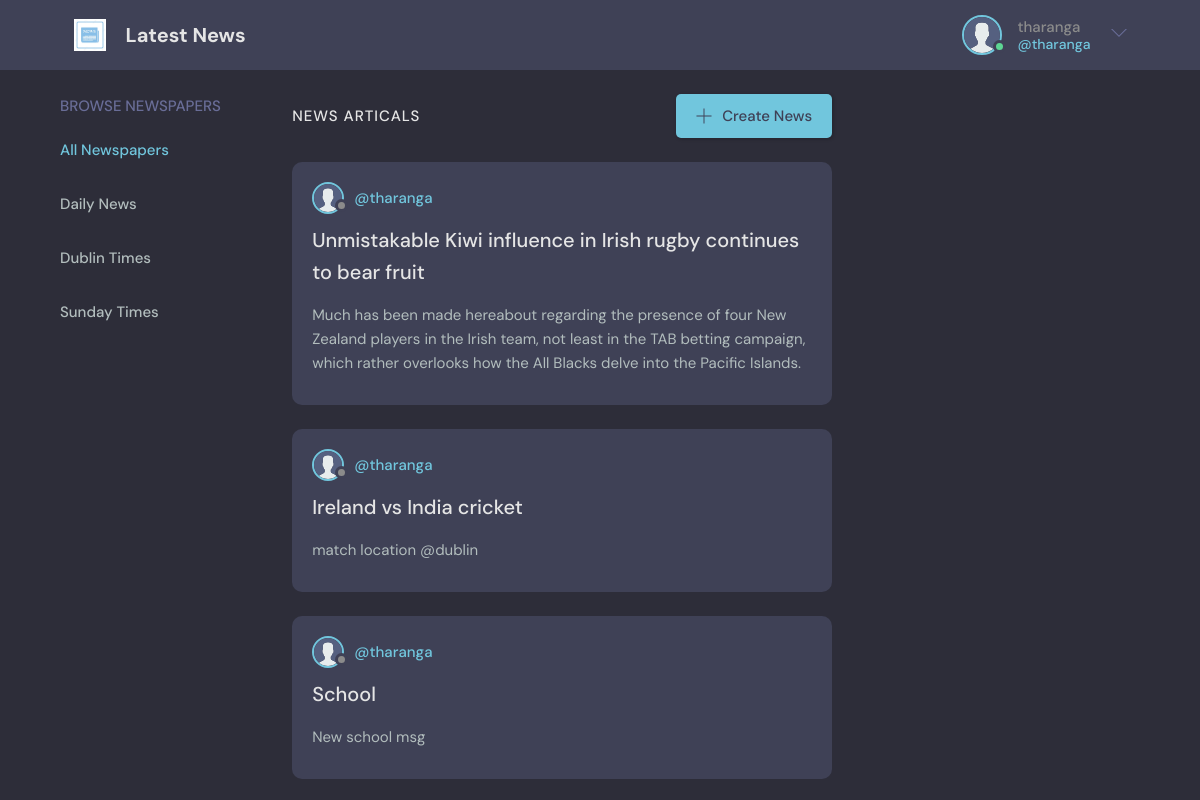
The app's page / (signed in) with its own data.
### base/models.py (models this page shows, shortened)
class NewspaperTitle(models.Model):
    name = models.CharField(max_length=100)

class NewsArtical(models.Model):
    newsAdmin = models.ForeignKey(User, on_delete=models.SET_NULL, null=True)
    newspaperTitle = models.ForeignKey(NewspaperTitle, on_delete=models.SET_NULL, null=True)
    name = models.CharField(max_length=100)
    descriptoin = models.TextField(null=True, blank=True)
    subscribers = models.ManyToManyField(
        User, related_name='subscribers', blank=True
    )
    updatedAt = models.DateTimeField(auto_now=True)
    createdAt = models.DateTimeField(auto_now_add=True)
    class Meta:
        ordering = ['-updatedAt']

### base/views.py (the view)
# urls.py: path('', views.home, name="home"),
@login_required(login_url="login")
def home(request):
    newspaperName = request.GET.get('newspapername') if request.GET.get('newspapername') != None else ''
    newspapers = NewsArtical.objects.filter(newspaperTitle__name__icontains=newspaperName)
    newspaperTitles = NewspaperTitle.objects.all()
    data = {'newspapers':newspapers, 'newspaperTitles': newspaperTitles}
    return render(request, 'base/home.html', data)

### base/templates/base/home.html (shortened to what this page needs)
{% extends 'main.html' %}
{% block content %}
<main class="layout layout--3">
  <div class="container">
    {% include 'base/newspaper_component.html' %}
    <div class="roomList">
      <div class="roomList__header">
        <div>
          <h2>News Articals</h2>
        </div>
        {% if request.user.is_staff %}
        <a class="btn btn--main" href="{% url 'create-newspaper'%}">
          <svg version="1.1" xmlns="http://www.w3.org/2000/svg" width="32" height="32" viewBox="0 0 32 32">
            <title>add</title>
            <path
              d="M16.943 0.943h-1.885v14.115h-14.115v1.885h14.115v14.115h1.885v-14.115h14.115v-1.885h-14.115v-14.115z">
            </path>
          </svg>
          Create News
        </a>
        {% endif %}
      </div>
      {% include 'base/news_artical_component.html' %}
    </div>
  </div>
</main>
{% endblock %}

### templates/navbar.html (shortened to what this page needs)
{% load static %}
<header class="header header--loggedIn">
    <div class="container">
      <a href="{% url 'home'%}" class="header__logo">
        <img src="{% static 'images/newslogo.webp' %}" />
        <h1>Latest News</h1>
      </a>
      <nav class="header__menu">
        {% if request.user.is_authenticated %}
        <div class="header__user">
          <a href="{% url 'update-user' %}">
            <div class="avatar avatar--medium active">
              <img src="{% static 'images/avatar.svg' %}" />
            </div>
            <p>{{request.user.username}} <span>@{{request.user.username}}</span></p>
          </a>
          <button class="dropdown-button">
            <svg version="1.1" xmlns="http://www.w3.org/2000/svg" width="32" height="32" viewBox="0 0 32 32">
              <title>chevron-down</title>
              <path d="M16 21l-13-13h-3l16 16 16-16h-3l-13 13z"></path>
            </svg>
          </button>
        </div>
        {% else %}
        <a href="{% url 'login' %}">
          <img src="{% static 'images/user.svg' %}" />
          <p>Login</p>
        </a>
        {% endif %}
      </nav>
    </div>
  </header>

### base/templates/base/newspaper_component.html
<div class="topics">
    <div class="topics__header">
      <h2>Browse Newspapers</h2>
    </div>
    <ul class="topics__list">
      <li>
        <a href="{% url 'home'%}" class="active">All Newspapers </a>
      </li>
      {% for newspaperTitle in newspaperTitles%}
        <li>
            <a href="{% url 'home' %}?newspapername={{newspaperTitle.name}}">{{newspaperTitle.name}} </a>
        </li>
      {% endfor %}
    </ul>
  </div>

### base/templates/base/news_artical_component.html (shortened to what this page needs)
{% load static %}
{% for newspaper in newspapers %}
<div class="roomListRoom">
    <div class="roomListRoom__header">
        <a href="{% url 'user-profile' newspaper.newsAdmin.id %}" class="roomListRoom__author">
            <div class="avatar avatar--small">
                <img src="{% static 'images/avatar.svg' %}" />
            </div>
            <span>@{{newspaper.newsAdmin.username}}</span>
        </a>
    </div>
    <div class="roomListRoom__content">
        <a href="{% url 'newspaper' newspaper.id%}">{{newspaper.name}}</a>
        <p>
            {{newspaper.descriptoin}}
        </p>
    </div>
</div>
{% endfor %}

### static/css/style.css (style rules this page uses)
:root { --color-main: #71c6dd; --color-main-light: #e1f6fb; --color-dark: #3f4156; --color-dark-medium: #51546e; --color-dark-light: #696d97; --color-light: #e5e5e5; --color-gray: #8b8b8b; --color-light-gray: #b2bdbd; --color-bg: #2d2d39; --color-success: #5dd693; --color-error: #fc4b0b; }
* { font-family: "DM Sans", -apple-system, BlinkMacSystemFont, "Segoe UI", Roboto, Oxygen, Ubuntu, Cantarell, "Open Sans", "Helvetica Neue", sans-serif; margin: 0; padding: 0; box-sizing: border-box; text-rendering: optimizeLegibility; font-size: inherit; }
html { font-size: 56.25%; }
@media only screen and (min-width: 1200px) { html { font-size: 62.5%; } }
body { line-height: 1.6; font-weight: 400; font-size: 1.5rem; color: var(--color-light-gray); background-color: var(--color-bg); min-height: 100vh; }
img { width: 100%; }
a { display: inline-block; color: var(--color-main); text-decoration: none; }
.container { max-width: 120rem; width: 90%; margin: auto; }
.btn { background-color: transparent; border: none; display: inline-flex; align-items: center; gap: 1rem; cursor: pointer; transition: all ease-in-out 0.3s; padding: 1rem 2rem; border-radius: 5px; box-shadow: 1px 1px 3px 1px rgba(0, 0, 0, 0.15); font-weight: 500; }
.btn--main { background-color: var(--color-main); color: var(--color-dark); }
.btn > svg { fill: currentColor; width: 1.6rem; height: 1.6rem; }
.avatar { position: relative; display: inline-block; border-radius: 50%; border: 2px solid var(--color-main); }
.avatar img { display: block; border-radius: 50%; object-fit: cover; object-position: center; }
.avatar::after { content: ""; display: block; position: absolute; background-color: var(--color-gray); z-index: 111; border-radius: 50%; border: 0.3rem solid var(--color-dark); }
.avatar.active::after { background-color: var(--color-success); }
.avatar.avatar--small img { width: 2.8rem; height: 2.8rem; }
.avatar.avatar--small:after { width: 0.7rem; height: 0.7rem; bottom: 0px; right: -6px; }
.avatar.avatar--medium img { width: 3.6rem; height: 3.6rem; border-radius: 50%; }
.avatar.avatar--medium:after { width: 0.7rem; height: 0.7rem; bottom: 0px; right: -6px; }
.header { padding: 1.5rem; background-color: var(--color-dark); }
.header > .container { display: flex; gap: 9.5rem; }
.header__logo, .header__user { display: flex; gap: 2rem; align-items: center; }
.header__logo > img { height: 3.2rem; width: 3.2rem; }
.header__logo > h1 { font-weight: 700; font-size: 2rem; color: var(--color-light); }
.header__menu { margin-left: auto; position: relative; }
.header__menu a { display: flex; gap: 1.5rem; align-items: center; font-weight: 500; text-decoration: none; color: var(--color-gray); }
.header__menu img { height: 3.6rem; }
.header__menu p { line-height: 1.2; }
.header__menu span { color: var(--color-main); font-weight: 500; font-size: 1.4rem; display: block; }
.header__menu svg { width: 1.6rem; height: 1.6rem; fill: var(--color-dark-light); }
.dropdown-button { background: transparent; border: 0; outline: 0; cursor: pointer; }
.layout { margin-top: 2.4rem; }
.layout > .container { display: flex; justify-content: space-between; align-items: flex-start; }
.layout--3 > .container > div:first-child { flex-basis: 18%; max-width: 22.5rem; }
.layout--3 > .container > div:nth-child(2) { flex-basis: 50%; }
.topics__header { margin-bottom: 2rem; }
.topics__header h2 { text-transform: uppercase; font-weight: 500; color: var(--color-dark-light); }
.topics__list { list-style: none; }
.topics__list li a { display: flex; justify-content: space-between; margin-bottom: 3rem; font-weight: 500; color: var(--color-light-gray); transition: all 0.3s ease-in-out; }
.topics__list li a.active, .topics__list li a:hover { color: var(--color-main); }
.roomList__header { display: flex; justify-content: space-between; align-items: center; margin-bottom: 2.4rem; }
.roomList__header h2 { text-transform: uppercase; font-weight: 500; color: var(--color-light); letter-spacing: 1px; }
.roomListRoom { margin-bottom: 2.4rem; background-color: var(--color-dark); border-radius: 1rem; padding: 2rem; }
.roomListRoom__header { display: flex; justify-content: space-between; align-items: center; }
.roomListRoom__author { font-weight: 500; display: flex; align-items: center; gap: 1rem; }
.roomListRoom__content { margin: 1rem 0; }
.roomListRoom__content a { font-size: 2rem; font-weight: 500; margin-bottom: 1.5rem; color: var(--color-light); transition: all 0.3s ease-in-out; }

### records on screen
NewspaperTitle: name "Daily News"
NewspaperTitle: name "Dublin Times"
NewspaperTitle: name "Sunday Times"
NewsArtical: newsAdmin.username "tharanga", name "Unmistakable Kiwi influence in Irish rugby continues to bear fruit", descriptoin "Much has been made hereabout regarding the presence of four New Zealand players in the Irish team, not least in the TAB betting campaign, which rather overlooks how the All Blacks delve into the Pacific Islands."
NewsArtical: newsAdmin.username "tharanga", name "Ireland vs India cricket", descriptoin "match location @dublin"
NewsArtical: newsAdmin.username "tharanga", name "School", descriptoin "New school msg"

### other values on screen
{{ request.user.username }} "tharanga"
